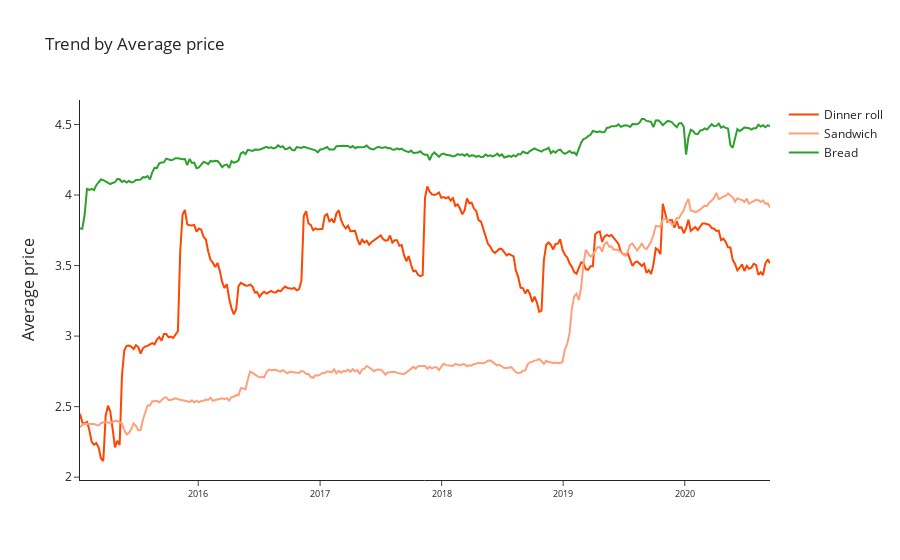

Notebook source saved alongside this figure:
### Markdown cell above
# Trend by Average Price

### Code cell
trend = merge_data.groupby(['end_of_week','Platform']).\
        agg({'average_price': 'mean'}).\
        reset_index()
fig = go.Figure()

fig.add_trace(go.Scatter(x=trend.loc[trend['Platform'] == 'Dinner roll', 'end_of_week'], 
                         y=trend.loc[trend['Platform'] == 'Dinner roll', 'average_price'],
                    mode='lines',
                    name='Dinner roll',
                    marker_color = 'orangered'))

fig.add_trace(go.Scatter(x=trend.loc[trend['Platform'] == 'Sandwich', 'end_of_week'], 
                         y=trend.loc[trend['Platform'] == 'Sandwich', 'average_price'],
                    mode='lines',
                    name='Sandwich',
                    marker_color = 'lightsalmon'))

fig.add_trace(go.Scatter(x=trend.loc[trend['Platform'] == 'Bread', 'end_of_week'], 
                         y=trend.loc[trend['Platform'] == 'Bread', 'average_price'],
                    mode='lines',
                    name='Bread'))

fig.update_layout(title='Trend by Average price',
                  template = 'simple_white',
                  xaxis_tickfont_size=9,
                  yaxis=dict(title='Average price',
                             titlefont_size=16,
                             tickfont_size=12))

fig.show()

### Figure 1 — Plotly figure (JSON) as saved in the notebook; plotly's stock layout.template omitted (floating-point values rounded to 4 significant figures; data arrays with more than 128 entries replaced by an {"elided": "..."} marker saying what was removed)
{"data": [{"marker": {"color": "orangered"}, "mode": "lines", "name": "Dinner roll", "type": "scatter", "x": {"elided": "297 str values"}, "y": {"elided": "297 float values"}}, {"marker": {"color": "lightsalmon"}, "mode": "lines", "name": "Sandwich", "type": "scatter", "x": {"elided": "297 str values"}, "y": {"elided": "297 float values"}}, {"mode": "lines", "name": "Bread", "type": "scatter", "x": {"elided": "297 str values"}, "y": {"elided": "297 float values"}}], "layout": {"title": {"text": "Trend by Average price"}, "xaxis": {"tickfont": {"size": 9}}, "yaxis": {"tickfont": {"size": 12}, "title": {"font": {"size": 16}, "text": "Average price"}}}}
